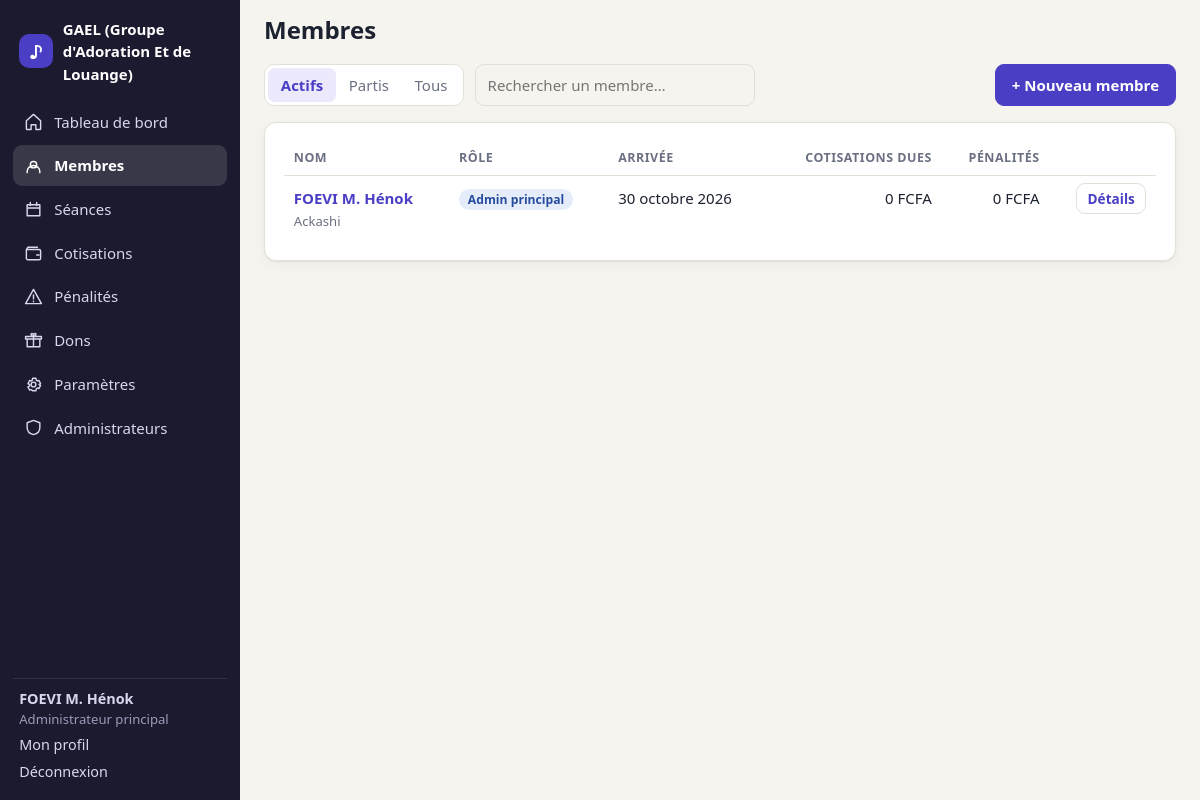
/membres.php (signed in), run on the app's committed database.
### tables this page shows
CREATE TABLE users (
        id INTEGER PRIMARY KEY AUTOINCREMENT,
        nom TEXT NOT NULL,
        username TEXT NOT NULL UNIQUE,
        password_hash TEXT NOT NULL,
        role TEXT NOT NULL DEFAULT 'membre' CHECK (role IN ('owner','admin','membre')),
        statut TEXT NOT NULL DEFAULT 'actif' CHECK (statut IN ('actif','parti')),
        telephone TEXT,
        date_arrivee TEXT NOT NULL,
        date_depart TEXT,
        must_change_password INTEGER NOT NULL DEFAULT 0,
        created_at TEXT NOT NULL
    , email TEXT, permissions TEXT NOT NULL DEFAULT '');

### inc/db.php (called while the page is built, shortened)
<?php
function db(): PDO {
    static $pdo = null;
    if ($pdo) return $pdo;
    $pdo = new PDO('sqlite:' . DB_PATH);
    $pdo->setAttribute(PDO::ATTR_ERRMODE, PDO::ERRMODE_EXCEPTION);
    $pdo->setAttribute(PDO::ATTR_DEFAULT_FETCH_MODE, PDO::FETCH_ASSOC);
    $pdo->exec('PRAGMA foreign_keys = ON; PRAGMA busy_timeout = 5000;');
    migrate($pdo);
    return $pdo;
}
function q(string $sql, array $p = []): PDOStatement { $s = db()->prepare($sql); $s->execute($p); return $s; }
function rows(string $sql, array $p = []): array { return q($sql, $p)->fetchAll(); }
function row(string $sql, array $p = []): ?array { $r = q($sql, $p)->fetch(); return $r ?: null; }
function has_column(PDO $pdo, string $table, string $col): bool {
    foreach ($pdo->query("PRAGMA table_info($table)") as $r) if ($r['name'] === $col) return true;
    return false;
}
function migrate(PDO $pdo): void {
    $pdo->exec("
    CREATE TABLE IF NOT EXISTS inscriptions (
        id INTEGER PRIMARY KEY AUTOINCREMENT,
        nom TEXT NOT NULL,
        email TEXT NOT NULL,
        telephone TEXT,
        username TEXT NOT NULL,
        password_hash TEXT NOT NULL,
        created_at TEXT NOT NULL
    );
    CREATE TABLE IF NOT EXISTS password_resets (
        id INTEGER PRIMARY KEY AUTOINCREMENT,
        user_id INTEGER NOT NULL REFERENCES users(id) ON DELETE CASCADE,
        token_hash TEXT NOT NULL,
        expires_at INTEGER NOT NULL
    );
    ");
    if (!has_column($pdo, 'users', 'email')) $pdo->exec('ALTER TABLE users ADD COLUMN email TEXT');
    if (!has_column($pdo, 'users', 'permissions')) {
        $pdo->exec("ALTER TABLE users ADD COLUMN permissions TEXT NOT NULL DEFAULT ''");
        $pdo->exec("UPDATE users SET permissions = 'membres,cotisations,paiements,seances,penalites,dons' WHERE role = 'admin'");
    }
    if (!has_column($pdo, 'login_attempts', 'kind')) $pdo->exec("ALTER TABLE login_attempts ADD COLUMN kind TEXT NOT NULL DEFAULT 'login'");
    $pdo->exec("CREATE UNIQUE INDEX IF NOT EXISTS ux_users_email ON users(email COLLATE NOCASE) WHERE email IS NOT NULL AND email <> ''");
    $defaults = [
        'inscription_active' => '1',
        'code_invitation'  => strtoupper(bin2hex(random_bytes(4))),
        'nom_groupe'       => 'Mon groupe musical',
        'devise'           => 'FCFA',
        'heure_seance_samedi' => '16:45',
        'heure_seance_dimanche' => '17:00',
        'amende_retard'    => '500',
        'amende_absence'   => '1000',
        'cotisation_mensuelle' => '1000',
        'seances_debut'    => date('Y-m-d'),
        'derniere_generation' => '',
    ];
    $st = $pdo->prepare('INSERT OR IGNORE INTO settings (k, v) VALUES (?, ?)');
    foreach ($defaults as $k => $v) $st->execute([$k, $v]);
}

### inc/auth.php (called while the page is built, shortened)
<?php
function current_user(): ?array {
    static $u = false;
    if ($u !== false) return $u;
    $u = null;
    if (!empty($_SESSION['uid'])) {
        $u = row("SELECT * FROM users WHERE id = ? AND statut = 'actif'", [$_SESSION['uid']]);
    }
    return $u;
}
function is_admin(): bool { $u = current_user(); return $u && in_array($u['role'], ['owner', 'admin'], true); }
function is_owner(): bool { $u = current_user(); return $u && $u['role'] === 'owner'; }
function can(string $perm): bool {
    $u = current_user();
    if ($u['role'] === 'owner') return true;
    return $u['role'] === 'admin' && in_array($perm, explode(',', (string)$u['permissions']), true);
}
function require_perm(string $perm): array {
    $u = require_login();
    return $u;
}
function require_login(): array {
    $u = current_user();
    return $u;
}

### membres.php (the view, shortened to what this page needs)
<?php
$me = require_perm('membres');
$voirCotis = can('cotisations') || can('paiements');
$voirPen = can('penalites') || can('paiements');
$filtre = $_GET['f'] ?? 'actif';
$where = $filtre === 'parti' ? "WHERE statut = 'parti'" : ($filtre === 'tous' ? '' : "WHERE statut = 'actif'");
$membres = rows("SELECT u.*,
    COALESCE((SELECT SUM(montant_du) FROM cotisation_membres WHERE user_id = u.id),0)
    - COALESCE((SELECT SUM(p.montant) FROM paiements p JOIN cotisation_membres cm ON cm.id = p.cotisation_membre_id WHERE cm.user_id = u.id),0) AS cotis_reste,
    COALESCE((SELECT SUM(montant) FROM penalites WHERE user_id = u.id AND statut = 'due'),0) AS amendes
    FROM users u $where ORDER BY u.nom COLLATE NOCASE");
page_start('Membres', 'membres.php');
?>
<div class="toolbar">
  <div class="tabs">
    <?php foreach (['actif' => 'Actifs', 'parti' => 'Partis', 'tous' => 'Tous'] as $k => $l): ?>
      <a href="?f=<?= $k ?>" class="<?= $filtre === $k ? 'on' : '' ?>"><?= $l ?></a><?php endforeach; ?>
  </div>
  <input type="search" placeholder="Rechercher un membre…" data-filter="tbl-membres" aria-label="Rechercher">
  <button class="btn" data-open-dialog="dlg-ajout">+ Nouveau membre</button>
</div>
<section class="panel">
<div class="table-wrap"><table id="tbl-membres">
  <thead><tr><th>Nom</th><th>Rôle</th><th>Arrivée</th><?php if ($voirCotis): ?><th class="r">Cotisations dues</th><?php endif; ?><?php if ($voirPen): ?><th class="r">Pénalités</th><?php endif; ?><th></th></tr></thead>
  <tbody>
  <?php foreach ($membres as $m): ?>
    <tr>
      <td><a href="membre.php?id=<?= (int)$m['id'] ?>"><strong><?= e($m['nom']) ?></strong></a><br><small class="muted"><?= e($m['username']) ?><?= $m['telephone'] ? ' · ' . e($m['telephone']) : '' ?></small></td>
      <td><?= $m['statut'] === 'parti' ? badge('Parti le ' . fdate($m['date_depart']), 'neutral') : ($m['role'] === 'owner' ? badge('Admin principal', 'info') : ($m['role'] === 'admin' ? badge('Admin', 'info') : 'Membre')) ?></td>
      <td><?= fdate($m['date_arrivee']) ?></td>
      <?php if ($voirCotis): ?><td class="r <?= $m['cotis_reste'] > 0 ? 'neg' : '' ?>"><?= money(max(0, $m['cotis_reste'])) ?></td><?php endif; ?>
      <?php if ($voirPen): ?><td class="r <?= $m['amendes'] > 0 ? 'neg' : '' ?>"><?= money($m['amendes']) ?></td><?php endif; ?>
      <td class="r"><a class="btn btn-ghost btn-sm" href="membre.php?id=<?= (int)$m['id'] ?>">Détails</a></td>
    </tr>
  <?php endforeach; ?>
  </tbody></table></div>
</section>
<?php page_end();

### inc/layout.php (shortened to what this page needs)
<?php
function page_start(string $title, string $active = ''): void {
    $u = current_user();
    ensure_seances();
    $nav = [['dashboard.php', 'home', $u && is_admin() ? 'Tableau de bord' : 'Mon espace'],
            ['seances.php', 'calendar', 'Séances'],
            ['cotisations.php', 'wallet', 'Cotisations'],
            ['penalites.php', 'alert', 'Pénalités'],
            ['dons.php', 'gift', 'Dons']];
    if (can('membres')) {
        $pend = (int)val('SELECT COUNT(*) FROM inscriptions');
        array_splice($nav, 1, 0, [['membres.php', 'users', 'Membres' . ($pend ? " ($pend)" : '')]]);
    }
    if (can('parametres')) $nav[] = ['parametres.php', 'cog', 'Paramètres'];
    if (is_owner()) $nav[] = ['admins.php', 'shield', 'Administrateurs'];
    $icons = [
        'home' => 'M3 11l9-8 9 8v10a1 1 0 01-1 1h-5v-6H9v6H4a1 1 0 01-1-1z',
        'users' => 'M16 11a4 4 0 10-8 0 4 4 0 008 0zM4 21v-1a6 6 0 0116 0v1',
        'calendar' => 'M4 6h16v14H4zM4 10h16M8 3v4M16 3v4',
        'wallet' => 'M3 7h16a2 2 0 012 2v9a2 2 0 01-2 2H5a2 2 0 01-2-2zM3 7l2-3h12M16 14h3',
        'alert' => 'M12 3l10 18H2zM12 10v5M12 18v.5',
        'gift' => 'M4 10h16v10H4zM2 7h20v3H2zM12 7v13M12 7C9 7 8 3 10 3s2 4 2 4zm0 0c3 0 4-4 2-4s-2 4-2 4z',
        'cog' => 'M12 15a3 3 0 100-6 3 3 0 000 6zM19 12l2-1-2-4-2 .5-1.5-1L15 4h-4l-.5 2.5-1.5 1L7 7l-2 4 2 1v2l-2 1 2 4 2-.5 1.5 1L11 20h4l.5-2.5 1.5-1 2 .5 2-4-2-1z',
        'shield' => 'M12 3l8 3v6c0 5-3.5 8-8 9-4.5-1-8-4-8-9V6z',
    ];
    ?><!doctype html>
<html lang="fr">
<head>
<link rel="stylesheet" href="assets/css/style.css">
</head>
<body>
<?php if ($u): ?>
<div class="shell">
  <aside class="side" id="side">
    <div class="brand"><span class="brand-mark">♪</span><span><?= e(setting('nom_groupe')) ?></span></div>
    <nav>
      <?php foreach ($nav as [$href, $ic, $label]): ?>
        <a href="<?= $href ?>" class="<?= $active === $href ? 'on' : '' ?>">
          <svg viewBox="0 0 24 24" aria-hidden="true"><path d="<?= $icons[$ic] ?>"/></svg><?= e($label) ?>
        </a>
      <?php endforeach; ?>
    </nav>
    <div class="side-foot">
      <div class="who"><strong><?= e($u['nom']) ?></strong>
        <small><?= $u['role'] === 'owner' ? 'Administrateur principal' : ($u['role'] === 'admin' ? 'Administrateur' : 'Membre') ?></small></div>
      <a href="profil.php">Mon profil</a>
      <a href="logout.php">Déconnexion</a>
    </div>
  </aside>
  <div class="main">
    <header class="top">
      <h1><?= e($title) ?></h1>
    </header>
    <main class="content">
<?php else: ?>
<main class="auth">
<?php endif; ?>
<?php
}
function page_end(): void {
    $u = current_user();
    echo $u ? "\n    </main>\n  </div>\n</div>\n" : "\n</main>\n";
    echo "</body>\n</html>\n";
}

### inc/helpers.php (shortened to what this page needs)
<?php
function e($s): string { return htmlspecialchars((string)$s, ENT_QUOTES | ENT_SUBSTITUTE, 'UTF-8'); }
function setting(string $k, string $default = ''): string {
    static $cache = null;
    if ($cache === null) $cache = array_column(rows('SELECT k, v FROM settings'), 'v', 'k');
    return $cache[$k] ?? $default;
}
function money($n): string {
    $n = round((float)$n, 2);
    $dec = floor($n) == $n ? 0 : 2;
    return number_format($n, $dec, ',', ' ') . ' ' . setting('devise', 'FCFA');
}
function fdate(?string $d, bool $withDay = false): string {
    $t = strtotime($d);
    $s = (int)date('j', $t) . ' ' . MOIS_FR[(int)date('n', $t)] . ' ' . date('Y', $t);
    return $withDay ? JOURS_FR[(int)date('N', $t)] . ' ' . $s : $s;
}
function badge(string $text, string $kind = 'neutral'): string {
    return '<span class="badge badge-' . e($kind) . '">' . e($text) . '</span>';
}
function ensure_seances(): void {
    $heureSamedi = setting('heure_seance_samedi', '16:45');
}

### assets/css/style.css (style rules this page uses)
:root { --bg: #f6f4ef; --surface: #ffffff; --ink: #1d2230; --muted: #6b7183; --line: #e4e0d8; --accent: #4a3fc4; --accent-ink: #ffffff; --accent-soft: #ebe9fb; --ok: #1f7a4d; --ok-bg: #e3f4ea; --err: #b3261e; --err-bg: #fbe7e5; --warn: #8a5a00; --warn-bg: #fdf0d3; --info: #274c9e; --info-bg: #e5edfb; --side: #1b1a2e; --side-ink: #d9d7ee; --radius: 12px; --shadow: 0 1px 2px rgba(20,20,40,.06), 0 4px 14px rgba(20,20,40,.04); }
* { box-sizing: border-box; }
html { -webkit-text-size-adjust: 100%; }
body { margin: 0; background: var(--bg); color: var(--ink); font: 15px/1.5 system-ui, -apple-system, "Segoe UI", Roboto, sans-serif; }
a { color: var(--accent); text-decoration: none; }
h1, h2 { line-height: 1.2; margin: 0 0 .6rem; }
.muted { color: var(--muted); }
small { font-size: .82rem; }
.r { text-align: right; }
.shell { display: grid; grid-template-columns: 240px 1fr; min-height: 100vh; }
.side { background: var(--side); color: var(--side-ink); padding: 1.1rem .8rem; display: flex; flex-direction: column; gap: 1rem; position: sticky; top: 0; height: 100vh; overflow-y: auto; }
.brand { display: flex; align-items: center; gap: .6rem; font-weight: 700; color: #fff; padding: 0 .4rem; }
.brand-mark { display: grid; place-items: center; width: 34px; height: 34px; border-radius: 10px; background: var(--accent); color: var(--accent-ink); font-size: 1.1rem; flex: none; }
.side nav { display: flex; flex-direction: column; gap: 2px; }
.side nav a { display: flex; align-items: center; gap: .7rem; padding: .6rem .7rem; border-radius: 9px; color: var(--side-ink); }
.side nav a.on { background: rgba(255,255,255,.13); color: #fff; font-weight: 600; }
.side svg { width: 19px; height: 19px; fill: none; stroke: currentColor; stroke-width: 1.8; stroke-linecap: round; stroke-linejoin: round; flex: none; }
.side-foot { margin-top: auto; display: flex; flex-direction: column; gap: .3rem; padding: .6rem .4rem 0; border-top: 1px solid rgba(255,255,255,.1); font-size: .9rem; }
.side-foot a { color: var(--side-ink); }
.who small { display: block; color: #9c9ab8; }
.main { min-width: 0; }
.top { display: flex; align-items: center; gap: .8rem; padding: 1rem 1.5rem .2rem; }
.top h1 { font-size: 1.5rem; margin: 0; }
.content { padding: .8rem 1.5rem 3rem; max-width: 1100px; }
.card, .panel { background: var(--surface); border: 1px solid var(--line); border-radius: var(--radius); box-shadow: var(--shadow); }
.panel { padding: 1.1rem 1.2rem; margin: 0 0 1rem; }
.toolbar { display: flex; flex-wrap: wrap; align-items: center; gap: .7rem; margin: .2rem 0 1rem; }
.toolbar > .btn:last-child, .toolbar > form:last-child { margin-left: auto; }
.tabs { display: inline-flex; background: var(--surface); border: 1px solid var(--line); border-radius: 10px; padding: 3px; }
.tabs a { padding: .35rem .8rem; border-radius: 7px; color: var(--muted); }
.tabs a.on { background: var(--accent-soft); color: var(--accent); font-weight: 600; }
.table-wrap { overflow-x: auto; }
table { width: 100%; border-collapse: collapse; }
th { text-align: left; font-size: .78rem; text-transform: uppercase; letter-spacing: .04em; color: var(--muted); font-weight: 600; padding: .5rem .6rem; border-bottom: 1px solid var(--line); }
th.r { text-align: right; }
td { padding: .65rem .6rem; border-bottom: 1px solid var(--line); vertical-align: top; }
tr:last-child td { border-bottom: 0; }
.badge { display: inline-block; padding: .08rem .55rem; border-radius: 999px; font-size: .76rem; font-weight: 600; vertical-align: middle; }
.badge-info { background: var(--info-bg); color: var(--info); }
input, select, textarea { font: inherit; color: var(--ink); background: var(--bg); border: 1px solid var(--line); border-radius: 9px; padding: .55rem .7rem; width: 100%; min-width: 0; }
input[type=search] { width: min(280px, 100%); }
.btn { font: inherit; font-weight: 600; cursor: pointer; border: 1px solid var(--accent); background: var(--accent); color: var(--accent-ink); border-radius: 9px; padding: .55rem 1rem; }
.btn-ghost { background: transparent; color: var(--accent); border-color: var(--line); }
.btn-sm { padding: .3rem .65rem; font-size: .85rem; }

### data on the page
users: nom "FOEVI M. Hénok", username "Ackashi", date_arrivee "30 octobre 2026", cotis_reste "0 FCFA", amendes "0 FCFA"

### other printed values
setting('nom_groupe') "GAEL (Groupe d'Adoration Et de Louange)"
$label "Tableau de bord"
$label "Membres"
$label "Séances"
$label "Cotisations"
$label "Pénalités"
$label "Dons"
$label "Paramètres"
$label "Administrateurs"
$title "Membres"
$l "Actifs"
$l "Partis"
$l "Tous"
